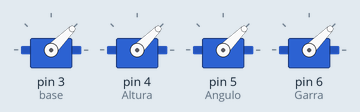
Simulated run of this sketch. Board: Arduino Uno, built with avr-gcc and run on an emulated ATmega328P. On the bench: 4 × servo.

Above: at 0.05 s.
At 4.0 s:
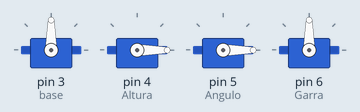
Timing chart, 0 to 7.8 s (numbered marks = the images above):
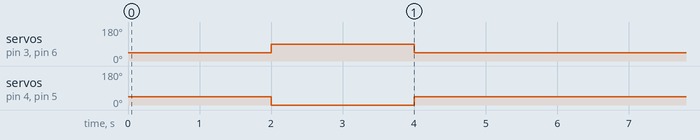

The sketch:

servos_teste_2.ino
```cpp
#include <Servo.h>

Servo base;
Servo Altura;
Servo Angulo;
Servo Garra;

void setup() {
  // put your setup code here, to run once:

base.attach(3);
Altura.attach(4);
Angulo.attach(5);
Garra.attach(6);


}

void loop() {
  // put your main code here, to run repeatedly:

base.write(45);
Altura.write(45);
Angulo.write(45);
Garra.write(45);
delay(2000);

base.write(90);
Altura.write(-90);
Angulo.write(-90);
Garra.write(90);
delay(2000);

base.write(45);
Altura.write(45);
Angulo.write(45);
Garra.write(45);
delay(2000);


}
```

Measured:
- by itself, servo on pin 3 (base), servo on pin 6 (Garra): alternates 90° for 2.0 s and 45° for 4.0 s
- by itself, servo on pin 4 (Altura), servo on pin 5 (Angulo): alternates 45° for 4.0 s and 0° for 2.0 s
